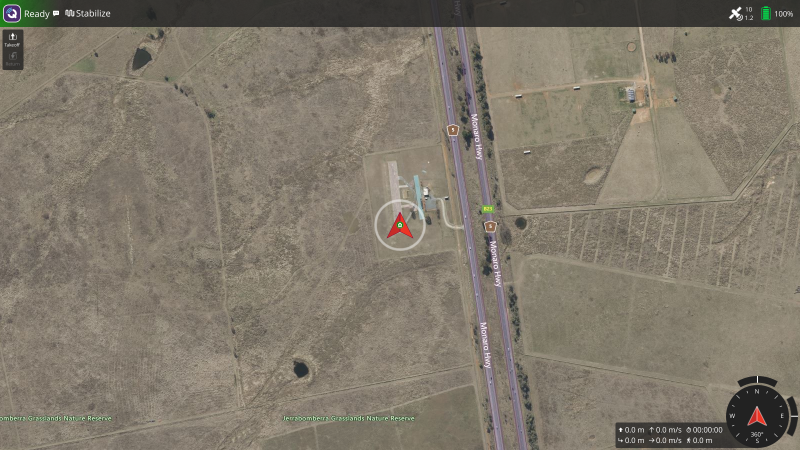
#> input picture lab7/results/screenshots/02_qgc_connected.png, 1600 x 900 px (shown at 1/2 size); its folder holds 4 pictures in this run
$ python make_zooms.py
#> lines starting #> are read from the running program, lines starting #| are printed output that depends on the picture
import math
import os

from PIL import Image, ImageDraw, ImageFont

ROOT = os.path.dirname(os.path.dirname(os.path.abspath(__file__)))
SRC = os.path.join(ROOT, "results", "screenshots")
OUT = os.path.join(ROOT, "results", "zoom")
FONT = "/System/Library/Fonts/Supplemental/Arial Bold.ttf"
RED = (230, 30, 30)
WHITE = (255, 255, 255)
PAD = 20
GAP = 30
MAX_ZOOM = 3.0
MAX_H = 520

FIGURES = {
    "02_qgc_connected": [(0, 0, 300, 56), (1440, 0, 1600, 56)],
    "03_settings_save_path": [(694, 458, 1046, 512)],
    "04_settings_telemetry_logging": [(696, 458, 1090, 612)],
    "05a_inspector_heartbeat": [(410, 112, 760, 228, "R"), (410, 255, 760, 452, "R")],
    "05b_inspector_global_position": [(410, 112, 760, 228, "R"), (410, 255, 850, 545, "R")],
    "05c_inspector_sys_status": [(410, 255, 960, 480, "R")],
    "06_param_wp_spd_edit": [(603, 332, 998, 430, "R")],
    "07_param_wp_spd_saved": [(309, 333, 770, 411, "R")],
    "08_plan_waypoint_position": [(630, 345, 968, 553), (1421, 250, 1598, 482)],
    "08a_plan_overview": [(760, 440, 1260, 570, "B"), (0, 0, 480, 56, "B"), (1421, 130, 1600, 160, "L")],
    "09_mission_start_takeoff": [(0, 0, 260, 56), (1228, 848, 1450, 895)],
    "10_flight_end_landed": [(0, 0, 260, 56), (1208, 845, 1450, 895)],
    "14_logviewer_tlog_replay": [(170, 170, 600, 205, "R"), (438, 505, 800, 775, "R")],
}


def badge(draw, cx, cy, number, font, r=19):
    draw.ellipse((cx - r, cy - r, cx + r, cy + r), fill=RED, outline=WHITE, width=3)
    w = draw.textlength(str(number), font=font)
    draw.text((cx - w / 2, cy - r * 0.8), str(number), font=font, fill=WHITE)


def arrow(draw, start, tip, width=14, head_len=46, head_w=42):
    dx, dy = tip[0] - start[0], tip[1] - start[1]
    length = math.hypot(dx, dy)
    ux, uy = dx / length, dy / length
    nx, ny = -uy, ux
    base = (tip[0] - ux * head_len, tip[1] - uy * head_len)
    pts = [
        (start[0] + nx * width / 2, start[1] + ny * width / 2),
        (base[0] + nx * width / 2, base[1] + ny * width / 2),
        (base[0] + nx * head_w / 2, base[1] + ny * head_w / 2),
        tip,
        (base[0] - nx * head_w / 2, base[1] - ny * head_w / 2),
        (base[0] - nx * width / 2, base[1] - ny * width / 2),
        (start[0] - nx * width / 2, start[1] - ny * width / 2),
    ]
    draw.polygon(pts, fill=RED, outline=WHITE)
    draw.line(pts + [pts[0]], fill=WHITE, width=2)
    draw.polygon(pts, fill=RED)


def arrow_for(box, size, side=None):
    x0, y0, x1, y1 = box[:4]
    w, h = size
    reach = 190
    off = 8
    if side == "R":
        tip = (x1 + off, (y0 + y1) / 2)
        return (min(tip[0] + reach, w - 8), tip[1]), tip
    if side == "B":
        tip = ((x0 + x1) / 2, y1 + off)
        return (tip[0], min(tip[1] + reach, h - 8)), tip
    if side == "L":
        tip = (x0 - off, (y0 + y1) / 2)
        return (max(tip[0] - reach, 8), tip[1]), tip
    if y1 < 120:
        tip = ((x0 + x1) / 2, y1 + off)
        return (tip[0], tip[1] + reach), tip
    if y0 > h - 140:
        tip = ((x0 + x1) / 2, y0 - off)
        return (tip[0], tip[1] - reach), tip
    if x0 > w * 0.62:
        tip = (x0 - off, (y0 + y1) / 2)
        return (tip[0] - reach, tip[1]), tip
    tip = (x0 - off, (y0 + y1) / 2)
    return (max(tip[0] - reach, 8), tip[1]), tip


def compose(name, boxes):
#> called with name = '02_qgc_connected'
    src = Image.open(os.path.join(SRC, name + ".png")).convert("RGB")
#> src is the input picture: PIL image 1600x900 RGB; mean R, G, B 128.7, 120.9, 107.2
    w, h = src.size
#> w = 1600; h = 900
    total_w = 1640
    ow = int(total_w * 0.58)
    k = ow / w
#> k = 0.594
    oh = int(h * k)
#> oh = 534
    overview = src.resize((ow, oh), Image.LANCZOS)
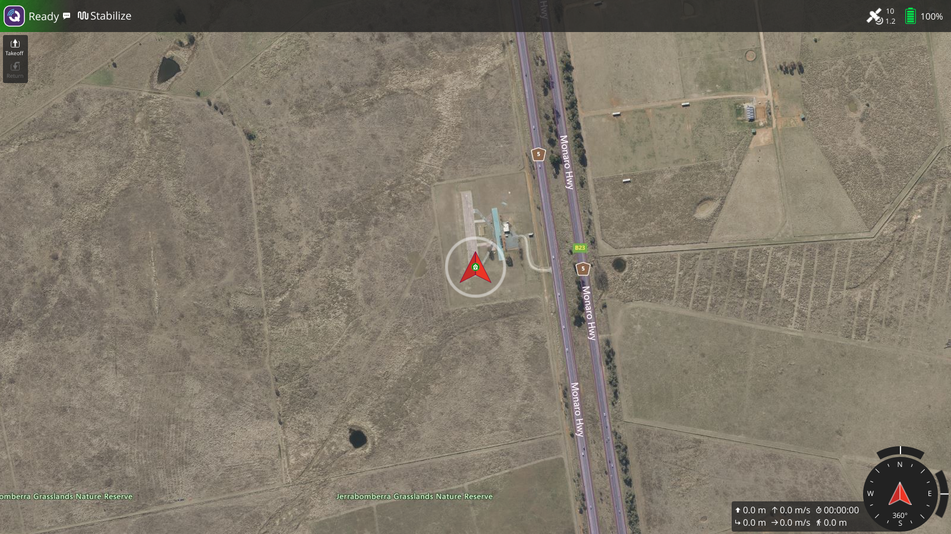
#> overview: PIL image 951x534 RGB; mean R, G, B 128.7, 120.9, 107.2
    col_x = PAD + ow + 24
    col_w = total_w - col_x - PAD // 2
    zooms = []
    for box in boxes:
        bw, bh = box[2] - box[0], box[3] - box[1]
        z = min(MAX_ZOOM, col_w / bw, (oh * 1.2 - 16 * (len(boxes) - 1)) / len(boxes) / bh)
        zooms.append(src.crop(box[:4]).resize((max(1, int(bw * z)), max(1, int(bh * z))), Image.LANCZOS))
#> after the loop, zooms = 2 items
    stack_h = sum(c.size[1] for c in zooms) + 16 * (len(zooms) - 1)
#> stack_h = 302
    canvas = Image.new("RGB", (total_w, max(oh, stack_h) + 2 * PAD), WHITE)
#> canvas: PIL image 1640x574 RGB; every value is 255
    canvas.paste(overview, (PAD, PAD))
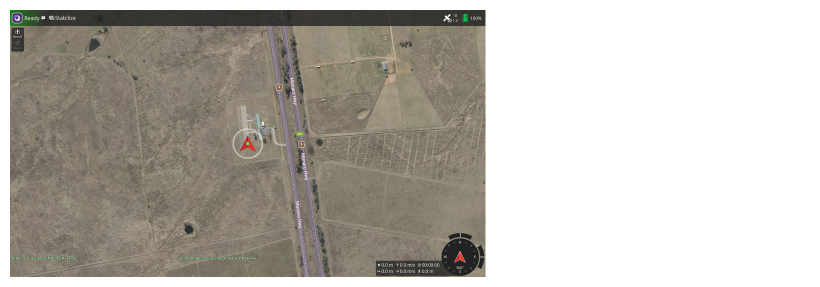
#> canvas: PIL image 1640x574 RGB (shown at 1/2 size); mean R, G, B 186.8, 182.6, 175.3
    draw = ImageDraw.Draw(canvas)
    font = ImageFont.truetype(FONT, 22)
    for i, box in enumerate(boxes, 1):
        rect = [box[0] * k + PAD - 2, box[1] * k + PAD - 2, box[2] * k + PAD + 2, box[3] * k + PAD + 2]
        draw.rectangle(rect, outline=RED, width=3)
        start, tip = arrow_for(box, (w, h), box[4] if len(box) > 4 else None)
        arrow(draw, (start[0] * k + PAD, start[1] * k + PAD), (tip[0] * k + PAD, tip[1] * k + PAD),
              width=9, head_len=30, head_w=28)
        badge(draw, max(rect[0], PAD + 14), max(rect[1], PAD + 14), i, font, 14)
    y = PAD
    for i, crop in enumerate(zooms, 1):
        zw, zh = crop.size
        draw.rectangle((col_x - 3, y - 3, col_x + zw + 3, y + zh + 3), outline=RED, width=3)
        canvas.paste(crop, (col_x, y))
        badge(draw, col_x + 3, y + 3, i, font, 14)
        y += zh + 16
#> this loop made 2 passes
#> (i, zw, zh, w in badge, y) on passes 1 to 2: (1, 635, 118, 14, 154), (2, 480, 168, 14, 338)
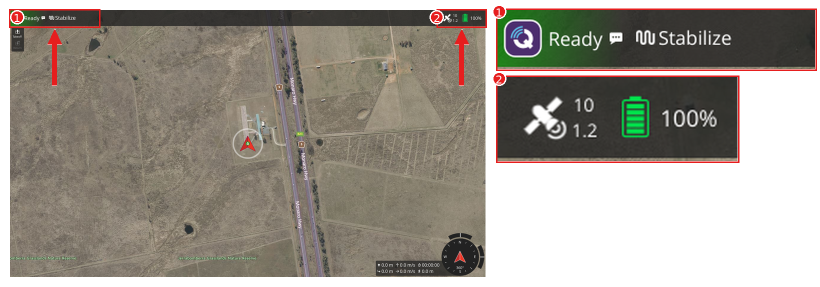
#> canvas: PIL image 1640x574 RGB (shown at 1/2 size); mean R, G, B 156.1, 150.2, 141.1
#> after the loop, y = 338
    os.makedirs(OUT, exist_ok=True)
    path = os.path.join(OUT, name + "_zoom.png")
    canvas.save(path, optimize=True)
    return path, canvas.size


for name, boxes in FIGURES.items():
    path, size = compose(name, boxes)
#> size = (1640, 574)
    print("%-36s %dx%d" % (os.path.basename(path), size[0], size[1]))
#| 02_qgc_connected_zoom.png            1640x574
#> pass 2 of the loop `for name, boxes in FIGURES.items():`:
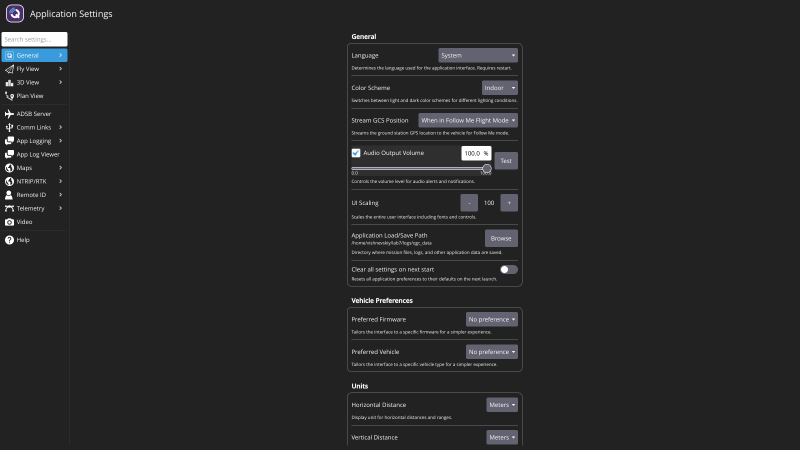
#> input picture lab7/results/screenshots/03_settings_save_path.png, 1600 x 900 px (shown at 1/2 size)
#> in compose, src is the input picture: PIL image 1600x900 RGB; mean R, G, B 39, 39.2, 39.7
#> in compose (call 2), `overview = src.resize((ow, oh), Image.LANCZOS)`:
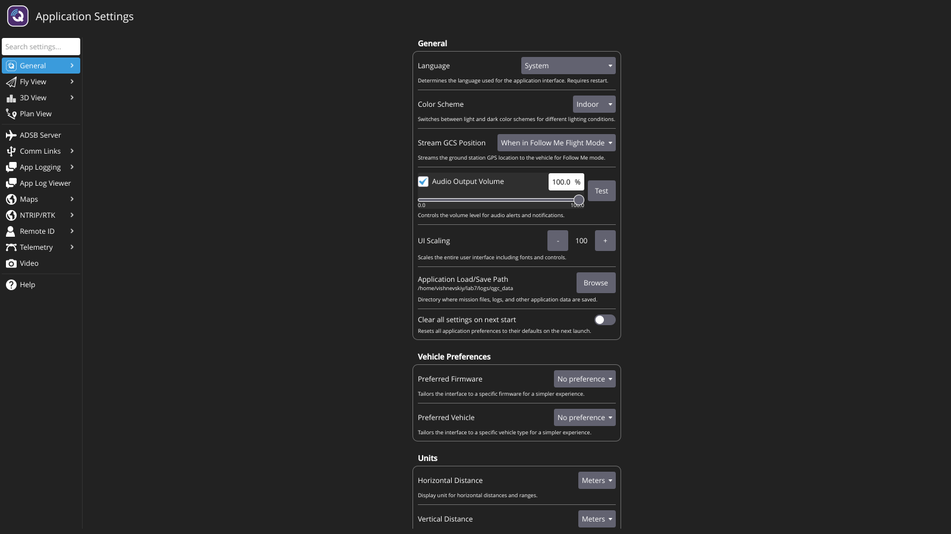
#> overview: PIL image 951x534 RGB; mean R, G, B 39, 39.2, 39.7
#> after the loop in compose (call 2), `for box in boxes:`: zooms = 1 item
#> stack_h = 97
#> the loop in compose (call 2), `for i, crop in enumerate(zooms, 1):` made 1 pass
#> (i, zw, zh, w in badge, y) on pass 1: (1, 635, 97, 14, 133)
#> after the loop in compose (call 2), `for i, crop in enumerate(zooms, 1):`:
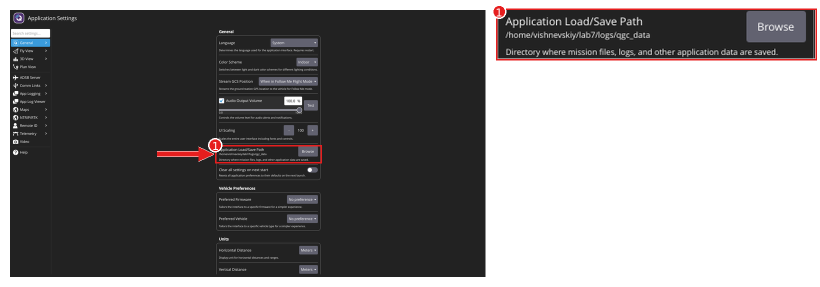
#> canvas: PIL image 1640x574 RGB (shown at 1/2 size); mean R, G, B 126.1, 124.6, 125
#> after the loop in compose (call 2), `for i, crop in enumerate(zooms, 1):`: y = 133
#| 03_settings_save_path_zoom.png       1640x574
#> pass 3 of the loop `for name, boxes in FIGURES.items():`:
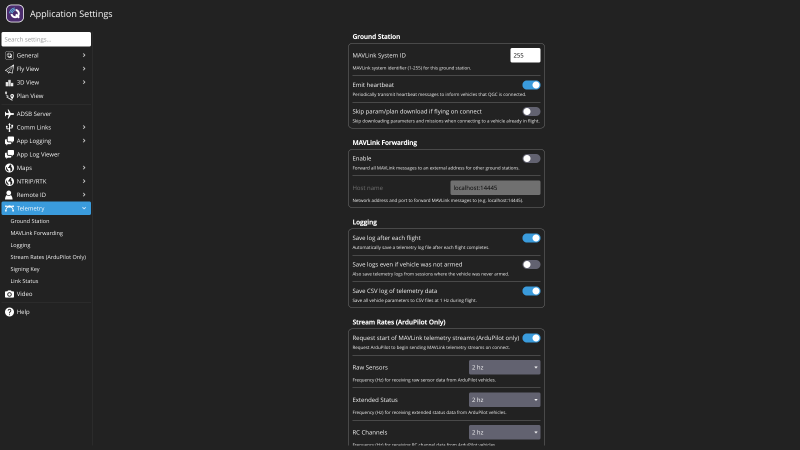
#> input picture lab7/results/screenshots/04_settings_telemetry_logging.png, 1600 x 900 px (shown at 1/2 size)
#> in compose, src is the input picture: PIL image 1600x900 RGB; mean R, G, B 39.3, 39.7, 40.1
#> stack_h = 248
#> in compose (call 3), `canvas.paste(overview, (PAD, PAD))`:
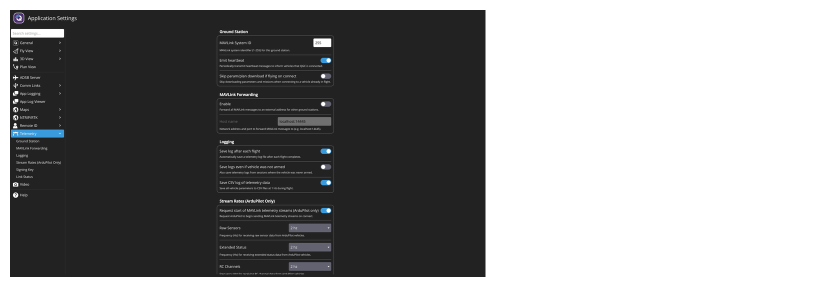
#> canvas: PIL image 1640x574 RGB (shown at 1/2 size); mean R, G, B 138.6, 138.8, 139.1
#> the loop in compose (call 3), `for i, crop in enumerate(zooms, 1):` made 1 pass
#> (i, zw, zh, w in badge, y) on pass 1: (1, 635, 248, 14, 284)
#> after the loop in compose (call 3), `for i, crop in enumerate(zooms, 1):`:
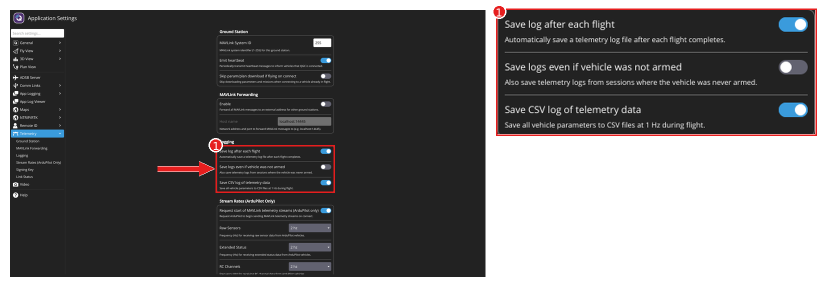
#> canvas: PIL image 1640x574 RGB (shown at 1/2 size); mean R, G, B 104.5, 103.1, 103.5
#> after the loop in compose (call 3), `for i, crop in enumerate(zooms, 1):`: y = 284
#| 04_settings_telemetry_logging_zoom.png 1640x574
#> (the run stopped early here; a loop or call above may not have finished)
